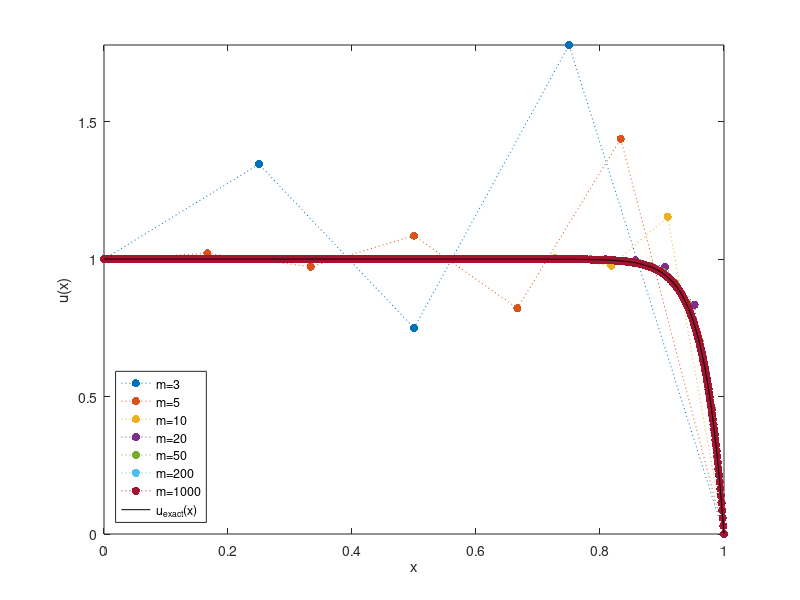

This chart was generated by the following MATLAB code:
% GENLINP  Solve a 2-point boundary value problem
%   u''(x) + p u'(x) = 0,   u(0)=1,  u(1)=0
% numerically using centered FD, for an
% advection-dominating p value.  Visually compare
% to the exact solution.

p = -30;
% solve numerically and plot immediately
for m = [3 5 10 20 50 200 1000]
    fprintf('solving with m=%d ...',m)
    h = 1 / (m+1);  x = 0:h:1;
    A = -2 * speye(m);
    for j = 1:m
        if j > 1
            A(j,j-1) = -p * h / 2 + 1;
        end
        if j < m
            A(j,j+1) = p * h / 2 + 1;
        end
    end
    % for debugging:  full(A)
    A = (1/h^2) * A;
    F = zeros(m,1);
    F(1) = (1 / h^2) * (p * h / 2 - 1);
    U = A \ F;       % at interior points
    U = [1 U' 0];
    fprintf('done\n')
    labelstr = sprintf('.:;m=%d;',m);
    plot(x,U,labelstr,'MarkerSize',18.0),  hold on
end

% plot exact solution on a fine grid
xfine = 0:.001:1;
uexact = 1 - (1 - exp(-p*xfine)) ./ (1 - exp(-p));
plot(xfine,uexact,'k;u_{exact}(x);'),  hold off
xlabel x,  ylabel('u(x)')
legend('location','SouthWest')
axis tight
print -dpng genlinp.png
